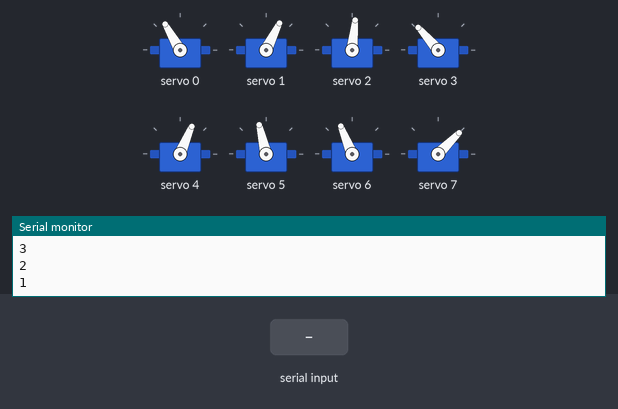
Recording of a sketch running on a simulated ESP32. On the bench: 8 × servo, the last lines printed to the serial monitor. Inputs (shaded band) come from the test bench.

Above: at 12.2 s.
12.3 s: "2" received over Serial
At 12.99 s:
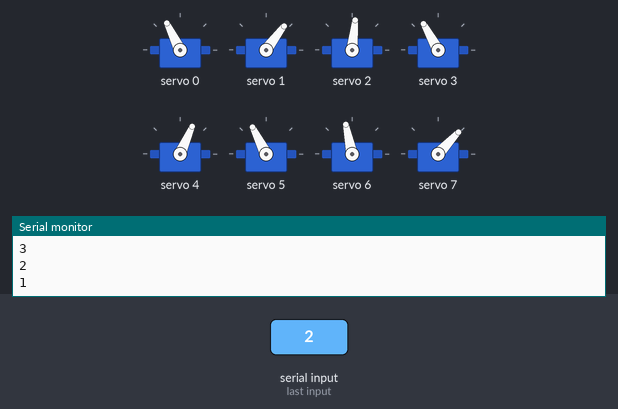
At 13.49 s:
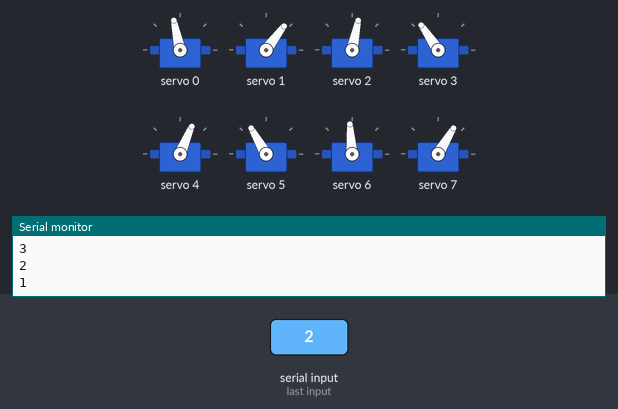
15.3 s: "1" received over Serial
18.3 s: "0" received over Serial
At 18.9 s:
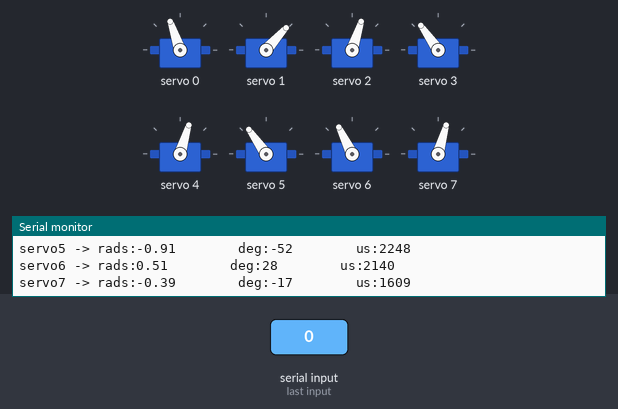
Timing chart, 0 to 21.3 s (numbered marks = the images above; inputs shaded):
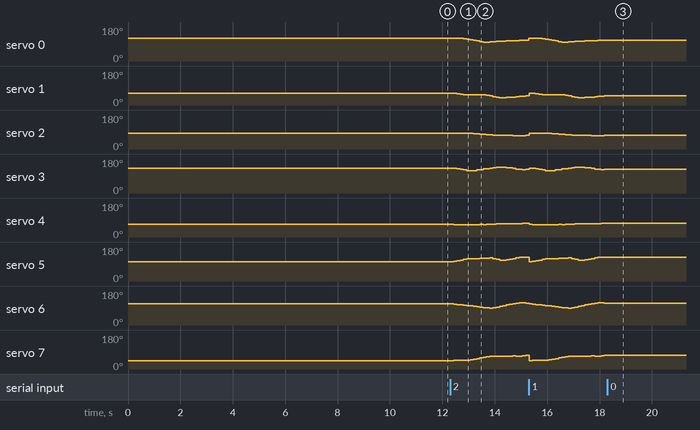

The sketch:

3D_SS_52.ino
```cpp
// HOW TO:
// ------------------------------
// Serial input = 2 -> Steps through gait sequence once and stops at the end.
// Serial input = 1 -> Steps through gait sequence in a loop.
// Serial input = 0 -> Stops infinite loop at the node where it is at that moment

//Gait template
#include <Wire.h>
#include <Adafruit_PWMServoDriver.h>

Adafruit_PWMServoDriver pca9685 = Adafruit_PWMServoDriver();

#define SERVO_FREQ 300
#define SER0 0 //Hip 1
#define SER1 1 //Knee 1
#define SER2 2 //Hip 2
#define SER3 3 //Knee 2
#define SER4 4 //Hip 3
#define SER5 5 //Knee 3
#define SER6 6 //Hip 4
#define SER7 7 //Knee 4

// Insert servo angles here:
// For 3D gaits, these angles are obtained from linearisation.py
// For 2D gaits, these angles are obtained from 2D_trajectory_reader.py
float SS_servo0[] = {-0.66011998, -0.66308055, -0.65791981, -0.64757645, -0.61551786, -0.54545236, -0.46590157, -0.38515282, -0.30413092, -0.22321732, -0.14264841, -0.16081363, -0.19982074, -0.22939259, -0.25031251, -0.26882942, -0.28458871, -0.30094721, -0.31854924, -0.33689732, -0.35327187, -0.37090086, -0.38658358, -0.39620337, -0.39398509, -0.38937821, -0.3847785 , -0.37797393, -0.38329184, -0.41187654, -0.45153634, -0.48855532, -0.50846159, -0.53749081, -0.55019631, -0.57073934, -0.58944309, -0.6145445 , -0.63841058, -0.65378795, -0.65158037, -0.65209862, -0.65359847, -0.65664274, -0.65900818};
float SS_servo1[] = {0.5822607 , 0.61666936, 0.69169397, 0.76202029, 0.8104571 , 0.82102146, 0.82209439, 0.82238311, 0.8225025 , 0.82211034, 0.8221413 , 0.86711142, 0.93104285, 1.03363179, 1.1274717 , 1.18373608, 1.18196327, 1.1644892 , 1.1335136 , 1.08783258, 1.03263843, 1.00554772, 0.98177969, 0.94378984, 0.87943446, 0.80393136, 0.72781305, 0.65163919, 0.62196859, 0.66837208, 0.74572631, 0.80572615, 0.81233136, 0.84441586, 0.83725013, 0.85178823, 0.88490446, 0.93035302, 0.96231752, 0.94909689, 0.8791345 , 0.81158883, 0.74519667, 0.68121036, 0.63512815};
float SS_servo2[] = {-0.25725498, -0.27082354, -0.27642585, -0.28008275, -0.2785448 , -0.27630673, -0.28634694, -0.30830255, -0.34539015, -0.39163197, -0.43574941, -0.46782508, -0.48692897, -0.50358349, -0.52287284, -0.53568176, -0.5408229 , -0.54647766, -0.55247652, -0.55852774, -0.56224894, -0.56449138, -0.55892611, -0.52866836, -0.47894858, -0.40939641, -0.34186085, -0.27049723, -0.19282809, -0.11513648, -0.03983549,  0.03895384,  0.04234815,  0.12170092,  0.10909941,  0.05902629,  0.01908498, -0.01829419, -0.05506206, -0.08638429, -0.11141008, -0.13704721, -0.16427327, -0.19468921, -0.22565206};
float SS_servo3[] = {0.84648634, 0.84659051, 0.77880356, 0.7023828 , 0.62235652, 0.557638  , 0.536479  , 0.55369545, 0.61126798, 0.69234935, 0.77441932, 0.81745739, 0.83646974, 0.89860652, 0.97311998, 1.00455472, 0.98128628, 0.94547129, 0.89731663, 0.83583138, 0.76576466, 0.71446745, 0.67306725, 0.70140253, 0.6848212 , 0.69624367, 0.70938265, 0.71864089, 0.68260931, 0.60119021, 0.53453732, 0.53158363, 0.56597182, 0.53073497, 0.56800479, 0.65215558, 0.74103731, 0.82895551, 0.90154976, 0.92124694, 0.89313267, 0.86859726, 0.84678568, 0.83136708, 0.84000221};
float SS_servo4[] = {0.64355167, 0.64726468, 0.65241927, 0.65779906, 0.66254826, 0.66278249, 0.65810558, 0.65408947, 0.6480252 , 0.6452659 , 0.64683264, 0.64471222, 0.63834573, 0.61144569, 0.57314941, 0.54090885, 0.52680888, 0.52890149, 0.53497702, 0.54630571, 0.55086325, 0.53675607, 0.51312195, 0.49100309, 0.45801341, 0.42849217, 0.40153346, 0.37447443, 0.34221185, 0.30243987, 0.26350787, 0.22171903, 0.18485859, 0.16317783, 0.15254318, 0.18262681, 0.26016417, 0.34113259, 0.42167224, 0.49662438, 0.54865587, 0.58403546, 0.61389759, 0.64146073, 0.66690654};
float SS_servo5[] = {-0.39438064, -0.42614639, -0.50500716, -0.58967316, -0.66955666, -0.72927356, -0.76442801, -0.78681207, -0.79587469, -0.80482162, -0.81478835, -0.83314252, -0.84240493, -0.76823419, -0.66464931, -0.59467606, -0.59630795, -0.64088061, -0.70622164, -0.79625292, -0.88063149, -0.9096631 , -0.91418707, -0.92341001, -0.91468335, -0.92072478, -0.93496004, -0.9463793 , -0.92581102, -0.85349653, -0.77154373, -0.69501459, -0.65056363, -0.61146886, -0.58881432, -0.64974821, -0.71707708, -0.72349742, -0.72733897, -0.72185536, -0.69083014, -0.63975318, -0.58414287, -0.56172638, -0.55775433};
float SS_servo6[] = { 0.40707496,  0.37975334,  0.33449999,  0.29374769,  0.25418513,  0.21681808,  0.17629032,  0.13741734,  0.09318276,  0.04631259,  0.01285925, -0.01433935, -0.04454191, -0.00280993,  0.07651321,  0.1569719 ,  0.23546299,  0.31134639,  0.38602189,  0.45333663,  0.48992826,  0.51262949,  0.51283188,  0.5010825 ,  0.51497039,  0.52883504,  0.54170928,  0.55578543,  0.55276535,  0.53015831,  0.50359766,  0.48466818,  0.48777893,  0.47918006,  0.47544871,  0.45947964,  0.41681357,  0.37078882,  0.33878815,  0.35481883,  0.37467257,  0.39612534,  0.41282571,  0.42098557,  0.41904158};
float SS_servo7[] = {-0.99254347, -0.96401821, -0.94863792, -0.95023335, -0.94954658, -0.93653044, -0.89522335, -0.84040868, -0.76138574, -0.67009756, -0.57809643, -0.52331692, -0.46031806, -0.469519  , -0.47225549, -0.47180667, -0.46706687, -0.45777597, -0.44843453, -0.43442337, -0.44961981, -0.44001774, -0.3837466 , -0.30316866, -0.38656203, -0.47369422, -0.55999569, -0.64602387, -0.68067161, -0.6508688 , -0.60343822, -0.57831442, -0.61617701, -0.62192415, -0.64631122, -0.64221276, -0.56145856, -0.4714162 , -0.41918473, -0.49043883, -0.5978212 , -0.70992135, -0.81478553, -0.90625728, -0.95858305};

int node=0;
int first=0;
int input=0;
int end_time=0;
int time_step=120000;
int steps = sizeof(SS_servo0)/sizeof(SS_servo0[0]);
int one_print = 0;

// -------------------Joint configurations-------------------
int servo0=0;
int servo0_deg=0;
int servo1=0;
int servo1_deg=0;
int servo2=0;
int servo2_deg=0;
int servo3=0;
int servo3_deg=0;
int servo4=0;
int servo4_deg=0;
int servo5=0;
int servo5_deg=0;
int servo6=0;
int servo6_deg=0;
int servo7=0;
int servo7_deg=0;

void setup() {
  Serial.begin(115200);
  pca9685.begin();

  pca9685.setOscillatorFrequency(27000000); //Value between 24MHz and 27MHz, tuned for this setup
  pca9685.setPWMFreq(SERVO_FREQ);
  delay (1000);

  servo0_deg=SS_servo0[0]/3.14159265*180;
  servo0=map(servo0_deg,-38,90,2200,1030);
  servo1_deg=SS_servo1[0]/3.14159265*180;
  servo1=map(servo1_deg,-90,90,2600,950);
  servo2_deg=SS_servo2[0]/3.14159265*180;
  servo2=map(servo2_deg,-38,90,1510,2730);
  servo3_deg=SS_servo3[0]/3.14159265*180;
  servo3=map(servo3_deg,-90,90,1100,2700);
  servo4_deg=SS_servo4[0]/3.14159265*180;
  servo4=map(servo4_deg,-90,38,2700,1500);
  servo5_deg=SS_servo5[0]/3.14159265*180;
  servo5=map(servo5_deg,-90,90,2600,930);
  servo6_deg=SS_servo6[0]/3.14159265*180;
  servo6=map(servo6_deg,-90,38,850,2250);
  servo7_deg=SS_servo7[0]/3.14159265*180;
  servo7=map(servo7_deg,-90,90,920,2620);

  pca9685.setPWM(SER0,0,servo0);
  pca9685.setPWM(SER1,0,servo1);
  pca9685.setPWM(SER2,0,servo2);
  pca9685.setPWM(SER3,0,servo3);
  pca9685.setPWM(SER4,0,servo4);
  pca9685.setPWM(SER5,0,servo5);
  pca9685.setPWM(SER6,0,servo6);
  pca9685.setPWM(SER7,0,servo7);

  Serial.print("Node:");
  Serial.println(node);
  Serial.print("servo0 -> rads:");
  Serial.print(SS_servo0[node]);
  Serial.print("        deg:");
  Serial.print(servo0_deg);
  Serial.print("        us:");
  Serial.println(servo0);
  Serial.print("servo1 -> rads:");
  Serial.print(SS_servo1[node]);
  Serial.print("        deg:");
  Serial.print(servo1_deg);
  Serial.print("        us:");
  Serial.println(servo1);
  Serial.print("servo2 -> rads:");
  Serial.print(SS_servo2[node]);
  Serial.print("        deg:");
  Serial.print(servo2_deg);
  Serial.print("        us:");
  Serial.println(servo2);
  Serial.print("servo3 -> rads:");
  Serial.print(SS_servo3[node]);
  Serial.print("        deg:");
  Serial.print(servo3_deg);
  Serial.print("        us:");
  Serial.println(servo3);
  Serial.print("servo4 -> rads:");
  Serial.print(SS_servo4[node]);
  Serial.print("        deg:");
  Serial.print(servo4_deg);
  Serial.print("        us:");
  Serial.println(servo4);
  Serial.print("servo5 -> rads:");
  Serial.print(SS_servo5[node]);
  Serial.print("        deg:");
  Serial.print(servo5_deg);
  Serial.print("        us:");
  Serial.println(servo5);
  Serial.print("servo6 -> rads:");
  Serial.print(SS_servo6[node]);
  Serial.print("        deg:");
  Serial.print(servo6_deg);
  Serial.print("        us:");
  Serial.println(servo6);
  Serial.print("servo7 -> rads:");
  Serial.print(SS_servo7[node]);
  Serial.print("        deg:");
  Serial.print(servo7_deg);
  Serial.print("        us:");
  Serial.println(servo7);

  Serial.println("10");
  delay(1000);
  Serial.println("9");
  delay(1000);
  Serial.println("8");
  delay(1000);
  Serial.println("7");
  delay(1000);
  Serial.println("6");
  delay(1000);
  Serial.println("5");
  delay(1000);
  Serial.println("4");
  delay(1000);
  Serial.println("3");
  delay(1000);
  Serial.println("2");
  delay(1000);
  Serial.println("1");
  delay(1000);

}

void loop()
{
  if(Serial.available()>0)
  {
    first=Serial.read();
    if(first=='2')
    {
      input=2;
      node=0;
      one_print=1;
    }
    if(first=='1')
    {
      input=1;
      node=0;
      one_print=1;
    }
    if(first=='0')
    {
      input=0;
    }
  }
  if(input==1 or input==2)
  {
      if(esp_timer_get_time()>=end_time)
      {
        servo0_deg=SS_servo0[node]/3.14159265*180;
        servo0=map(servo0_deg,-38,90,2200,1030);
        servo1_deg=SS_servo1[node]/3.14159265*180;
        servo1=map(servo1_deg,-90,90,2600,950);
        servo2_deg=SS_servo2[node]/3.14159265*180;
        servo2=map(servo2_deg,-38,90,1510,2730);
        servo3_deg=SS_servo3[node]/3.14159265*180;
        servo3=map(servo3_deg,-90,90,1100,2700);
        servo4_deg=SS_servo4[node]/3.14159265*180;
        servo4=map(servo4_deg,-90,38,2700,1500);
        servo5_deg=SS_servo5[node]/3.14159265*180;
        servo5=map(servo5_deg,-90,90,2600,930);
        servo6_deg=SS_servo6[node]/3.14159265*180;
        servo6=map(servo6_deg,-90,38,850,2250);
        servo7_deg=SS_servo7[node]/3.14159265*180;
        servo7=map(servo7_deg,-90,90,920,2620);

        pca9685.setPWM(SER0,0,servo0);
        pca9685.setPWM(SER1,0,servo1);
        pca9685.setPWM(SER2,0,servo2);
        pca9685.setPWM(SER3,0,servo3);
        pca9685.setPWM(SER4,0,servo4);
        pca9685.setPWM(SER5,0,servo5);
        pca9685.setPWM(SER6,0,servo6);
        pca9685.setPWM(SER7,0,servo7);

        node+=1;
        if(node>=steps and input==1)
        {
          Serial.print("Input:");
          Serial.println(input);
          node=0;
        }
        if(node>=steps and input==2)
        {
          Serial.print("Input:");
          Serial.println(input);
          input=0;
        }
         end_time=esp_timer_get_time()+time_step;
      }
   }

  if(input == 0)
  {
        pca9685.setPWM(SER0,0,servo0);
        pca9685.setPWM(SER1,0,servo1);
        pca9685.setPWM(SER2,0,servo2);
        pca9685.setPWM(SER3,0,servo3);
        pca9685.setPWM(SER4,0,servo4);
        pca9685.setPWM(SER5,0,servo5);
        pca9685.setPWM(SER6,0,servo6);
        pca9685.setPWM(SER7,0,servo7);

        if(one_print==1)
        {
          Serial.print("Input:");
          Serial.println(input);
          Serial.print("Node:");
          Serial.println(node);
          Serial.print("servo0 -> rads:");
          Serial.print(SS_servo0[node]);
          Serial.print("        deg:");
          Serial.print(servo0_deg);
          Serial.print("        us:");
          Serial.println(servo0);
          Serial.print("servo1 -> rads:");
          Serial.print(SS_servo1[node]);
          Serial.print("        deg:");
          Serial.print(servo1_deg);
          Serial.print("        us:");
          Serial.println(servo1);
          Serial.print("servo2 -> rads:");
          Serial.print(SS_servo2[node]);
          Serial.print("        deg:");
          Serial.print(servo2_deg);
          Serial.print("        us:");
          Serial.println(servo2);
          Serial.print("servo3 -> rads:");
          Serial.print(SS_servo3[node]);
          Serial.print("        deg:");
          Serial.print(servo3_deg);
          Serial.print("        us:");
          Serial.println(servo3);
          Serial.print("servo4 -> rads:");
          Serial.print(SS_servo4[node]);
          Serial.print("        deg:");
          Serial.print(servo4_deg);
          Serial.print("        us:");
          Serial.println(servo4);
          Serial.print("servo5 -> rads:");
          Serial.print(SS_servo5[node]);
          Serial.print("        deg:");
          Serial.print(servo5_deg);
          Serial.print("        us:");
          Serial.println(servo5);
          Serial.print("servo6 -> rads:");
          Serial.print(SS_servo6[node]);
          Serial.print("        deg:");
          Serial.print(servo6_deg);
          Serial.print("        us:");
          Serial.println(servo6);
          Serial.print("servo7 -> rads:");
          Serial.print(SS_servo7[node]);
          Serial.print("        deg:");
          Serial.print(servo7_deg);
          Serial.print("        us:");
          Serial.println(servo7);
          one_print=0;
        }

  }
}
```

Measured:
- after the input at 12.3 s, servo 0: 120° → 119° after 0.50 s, → 116° 0.13 s later, → 112° 0.13 s later, → 109° 0.13 s later, … (16 changes in this stretch); servo 1: 63° → 62° after 0.13 s, → 59° 0.13 s later, → 56° 0.13 s later, → 54° 0.13 s later, … (17 changes in this stretch)
- after the input at 18.3 s, servo 0: stops changing and stays 109°; servo 1: stops changing and stays 48°; servo 2: stops changing and stays 72°; servo 3, servo 5: stops changing and stays 125°; servo 4: stops changing and stays 73°
